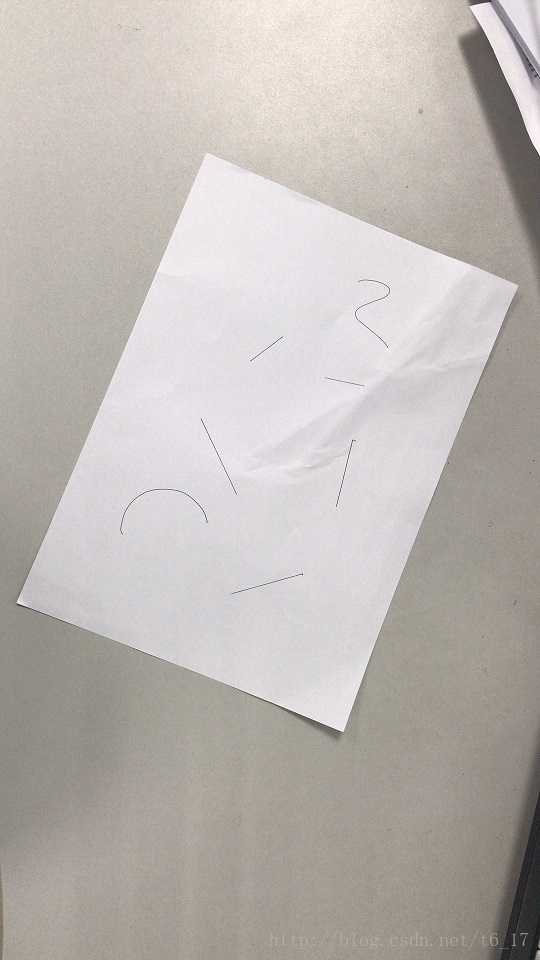
#> input picture 115-伍明-成都/第四周/photo1.jpg, 540 x 960 px
$ python perspectiveTransform.py --path '../../115-伍明-成都/第四周/photo1.jpg'
#> lines starting #> are read from the running program, lines starting #| are printed output that depends on the picture
#!/usr/bin/python
# -*- coding: utf-8 -*-

'''
@Project ：badou-Turing
@File    ：perspectiveTransform.py
@Author  ：luigi
@Date    ：2021/7/20 上午10:26
'''
import numpy as np
import cv2
import matplotlib.pyplot as plt
import argparse


def perspectiveMatrix(src,dst):
    """ 获取warp matrix

    :param src: 原始图像的4点
    :type src: np.ndarray
    :param dst: 目标图像的4点
    :type dst: np.ndarray
    :return: warp matrix
    :rtype: numpy.ndarray
    """
    assert src.shape == dst.shape and src.shape[0] >= 4

    xs_0, xs_1, xs_2, xs_3 = src[:,0]
    ys_0, ys_1, ys_2, ys_3 = src[:,1]

    xd_0, xd_1, xd_2, xd_3 = dst[:,0]
    yd_0, yd_1, yd_2, yd_3 = dst[:,1]

    A = np.matrix([
        [xs_0, ys_0, 1, 0, 0, 0, -xs_0 * xd_0, -ys_0 * xd_0],
        [0, 0, 0, xs_0, ys_0, 1, -xs_0 * yd_0, -ys_0 * yd_0],
        [xs_1, ys_1, 1, 0, 0, 0, -xs_1 * xd_1, -ys_1 * xd_1],
        [0, 0, 0, xs_1, ys_1, 1, -xs_1 * yd_1, -ys_1 * yd_1],
        [xs_2, ys_2, 1, 0, 0, 0, -xs_2 * xd_2, -ys_2 * xd_2],
        [0, 0, 0, xs_2, ys_2, 1, -xs_2 * yd_2, -ys_2 * yd_2],
        [xs_3, ys_3, 1, 0, 0, 0, -xs_3 * xd_3, -ys_3 * xd_3],
        [0, 0, 0, xs_3, ys_3, 1, -xs_3 * yd_3, -ys_3 * yd_3]
        ],dtype=np.float32)

    b = dst.reshape((8,1))
    X = np.linalg.solve(A,b)
    matrix = np.append(X,1).reshape((3,3))

    return matrix

def perspectiveTransform(gray, matrix, size):
    """ 通过warp matrix的逆矩阵，得到目标图像在原始图像中的坐标，进行透视变换

    :param gray: 原始图像
    :type gray: np.ndarray
    :param matrix: warp mastrix
    :type matrix: np.ndarray
    :param size: 目标图像大小
    :type size: tuple
    :return: 透视变换后的图像
    :rtype: np.ndarray
    """
    #目标图像中的坐标范围（！非矩阵坐标）
    coordX, coordY = np.indices(size)
    # 这里求warp matrix 的逆矩阵
    a11,a12,a13,a21,a22,a23,a31,a32,a33 = np.linalg.inv(matrix).reshape((9,))

    # 映射出新图像坐标在原始图像中的映射坐标
    coordinateSourceX = ((coordX*a11 + coordY*a12 + a13) / (coordX*a31 + coordY*a32 + a33)).astype(np.int16)
    coordinateSourceY = ((coordX*a21 + coordY*a22 + a23) / (coordX*a31 + coordY*a32 + a33)).astype(np.int16)

    # 这里需要切换为矩阵坐标（即y在前，x在后）
    # 还需要再想想为啥要用转置T
    target = gray[coordinateSourceY, coordinateSourceX].T
    return target

def main():
    ap = argparse.ArgumentParser()
    ap.add_argument("-p","--path",required=True, help="path for input image")
    args = vars(ap.parse_args())
    image = cv2.imread(args["path"])
#> image is the input picture: shape (960, 540, 3); mean B, G, R 179.3, 183.7, 189.4
    gray = cv2.cvtColor(image, cv2.COLOR_BGR2GRAY)

    src = np.float32([[207, 151], [517, 285], [17, 601], [343, 731]])
    dst = np.float32([[0, 0], [337, 0], [0, 488], [337, 488]])
    warpMatrix = perspectiveMatrix(src, dst)

    target_manual = perspectiveTransform(gray,warpMatrix, (337, 488))
#> in perspectiveTransform, `target = gray[coordinateSourceY, coordinateSourceX].T`:
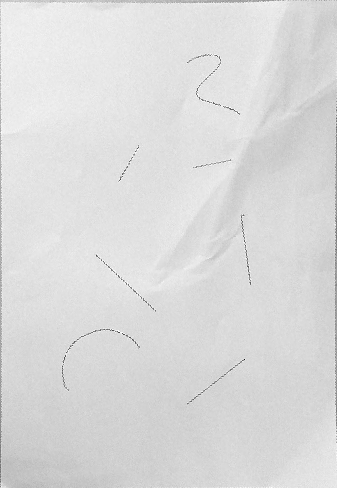
#> target: shape (488, 337); min 14, max 254, mean 218.8

    m= cv2.getPerspectiveTransform(src, dst)
    target_cv = cv2.warpPerspective(gray, m, (337, 488))

    plt.subplot(221)
    plt.title("origin")
    plt.imshow(gray,cmap="gray")

    plt.subplot(222)
    plt.title("transform_manual")
    plt.imshow(target_manual, cmap="gray")

    plt.subplot(223)
    plt.title("transform_cv")
    plt.imshow(target_cv, cmap="gray")

    plt.show()
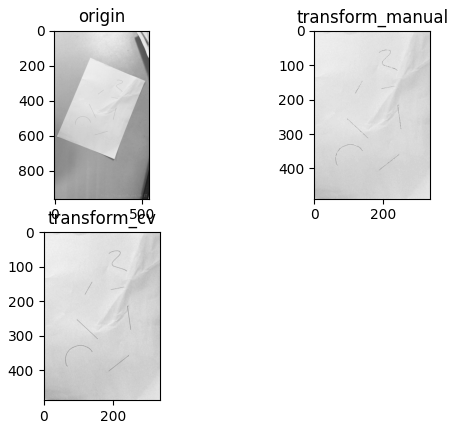
#> figure drawn by matplotlib, 3 panels


if __name__ == '__main__':
    main()
